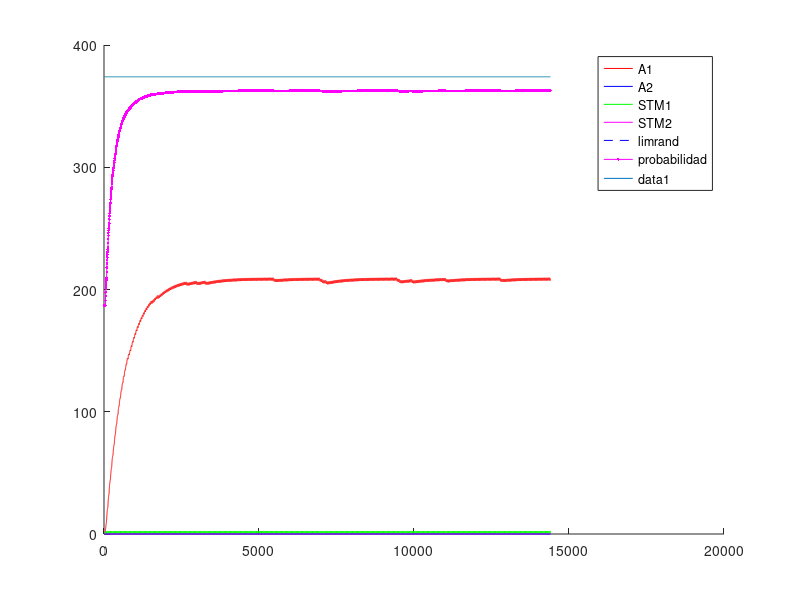

The MATLAB script that drew this image: (Note: a time limit stopped this script after it produced the figure.)
%% Experimento con Variable-Interval - VI - intervalo Variable
%% Existen multiples intancias de palanquelo (cada vez que realiza respuesta decide si realiza otra o no)
%% Luego que transcurre el intervalo, si el animal realiza una respuesta obtiene refuerzo.
%% Un trial dura 3600 segundos.
%% Una sesion 1 o 3 trial (seg´un la dinamica del animal)
%% 5 sesiones por Experimento. Cada sesion es un intervalo diferente.
%% 1 experimento
%% Tiempo para realizar un respuesta 1 segundo
%% 
%% La probabilidad de eleccion se ajusta al nivel de maxima frecuencia de palanqueo
%% 

close all
clc
clear

%% Matriz de pago 0 1 

%%% Se ajusto la apreciacion de las cantidades de refuerzo 
function rf = feel(pellets)
  rf=0;
  if (nargin~=0)
    rf=(12.8*(1-exp(-.25.* pellets.^(2))))+(12.8*(1-exp(-.5.* pellets)));
  else
    error ("Faltan parametros");
  endif
endfunction
%% 
%% 

%% INICIALIZATION
%%%%%% CONSTANTES DE SESIONES
Ntrial  =  1 ;   %% un trial de 3600 segundos
tTrial  =  3600; %% en segundos
tResp   =  1;    %% en segundos
tMuestreo = 0.25;%% en segundos
Nses    =  6 ;
Vi=[10,30,40,60,90,120]; %% valores medios de intervalos variables
Ntest   =  1;
limrand =  0.138;
saving  =  0.01 ;
%%%%%% CONSTANTES DE DECAIMIENTO
alpha = 1*tMuestreo;
beta  = 0.125*tMuestreo ;
gamma = 0.0067*tMuestreo;%0.025 ; 
delta = 1*tMuestreo;
%%%%%% INICIALIZACION
palanca = zeros(2,1);
Rf_1=0;
Rf_2=0;
A1=zeros(1,Ntest);
A2=zeros(1,Ntest);
stm_1=zeros(2,Ntest);
stm_2=zeros(2,Ntest);
d=1;

sesion = zeros(Nses,1);
trialXsesion = zeros(Nses,Ntrial);
terminal_sesion=zeros(Nses,1);
nb_resp = zeros(Nses,Ntest);
refuerzo = zeros(Nses,Ntest);
t_ref = zeros(Nses,1);
%contadorP1=0;
%contadorP2=0;
contadorI=0;
cum_resp = zeros(Nses,1);

%% CALCULO DE AROUSAL MAXIMO
%% Iteraciones de respuesta refuerzo para encotnrar el STM medio
Nconfig=5; %% Tasa de respuesta de configuracion
%plot([1:0.01:20],(12.8*(1-exp(-.25.* [1:0.01:20].^(2))))+(12.8*(1-exp(-.5.* [1:0.01:20]))),'.k')
R1 = floor(feel(1)); %tiempo de refuezo para R
l1 = Nconfig/tMuestreo; % duracion entre trials
suma = 0; %suma es un valor necesaria para calcular max1 y min1
suma = alpha*R1 %% Refuerzo cada N respuestas
iter=100; %% numero de iteraciones para que converja el stm
max1 = 0; %maximum de stm1
min1 = 0; %minimum de stm1
for i = 1:iter 
  suma = (1-beta)^(Nconfig/tMuestreo)*suma;%% Instantes que decae el stm
  min1=suma;
  suma += alpha*R1; %Refuerzo
  max1=suma;
end
comp=.88;
S1 = (((max1-min1)*(comp*l1))/2)+min1*comp*l1; %calcul de la superficie del triangulo mas la de el rectangulo
stm_1_medio = S1/(l1);
A1max = (delta/gamma)*stm_1_medio;

%% INICIO DE LAS ITERATIONS
for l = 1:Ntest  %% TESTES
  Num=0;
  for k = 1:Nses  %% SESIONES (cambia el N)
    i=1;
    %duracion = [1,tTrial*ones(1,Ntrial)];
    
    contador = 1;
    contadorI =1;
    %palanca(1)=randi(2);
    
    %% Agregar intervalo de refuerzos  %%
    intervalo=Vi(k);
    if k>1
      A1(Num+1,l)=saving*A1(Num,l);
      A2(Num+1,l)=saving*A2(Num,l);
      stm_1(Num+1,l)=0*stm_1(Num,l);
      stm_2(Num+1,l)=0*stm_2(Num,l); 
      %%% ELECCION DE LA PRIMERA PALANCA 
%      if A1(Num,1)>A2(Num,1)
%        palanca(2)=1;
%      else
%        palanca(2)=2;
%      end
    end       
    P1(i,k)=0.5;
    %P2(i,k)=0.5;
    for j=2:(Ntrial*tTrial/tMuestreo) %% Todos los trials juntos
      
      if contador == tResp/tMuestreo %duracion(i)
        contador = 1;
        i = i+1 ;
        J = j ;
        if (i==3605)
        aa=1;
        endif
        P1(i,k)=0.5*(1-exp(-(5*A1((j-1)+Num,l))/A1max))+0.5; %probabilidad en exponential
        
        a = rand ;
        %%% ELECCION DE LA PALANCA %%% Basicamente elige palanquear o no palanquear
        if (A1((j-1)+Num,l)<=limrand)&&(A2((j-1)+Num,l)<=limrand)
          palanca(i)=randi(2);
        elseif (A1((j-1)+Num,l)>=limrand)&&(A2((j-1)+Num,l)<=limrand)
          if a>=P1(i,k)
            palanca(i)=2;
          else
            palanca(i)=1;
          end
        elseif (A1((j-1)+Num,l)>A2((j-1)+Num,l))
          if a>=P1(i,k)
            palanca(i)=2;
          else
            palanca(i)=1;
          end
        end
        

        %%% REFUERZO %%%
        if (contadorI >= intervalo/tMuestreo)
          if (palanca(i)==1)
            Rfz=floor(feel(1));
            Rf_1 = Rfz;
            Rf_2 = 0;
            contadorI =1;
            dispe =.5; %% dispercion del 50% del valor de la intervalo
            %intervalo = Vi(k)*(1 + dispe*(1-2*rand));
            refuerzo(k,l)++;
            t_ref(k,i)=1;
          else
          %contador++;
          contadorI++;
          Rf_1=0;
          Rf_2=0;
          endif
        else
        %contador++;
        contadorI++;
        Rf_1=0;
        Rf_2=0;
        endif
      else
        contador++;
        contadorI++;
        Rf_1=0;
        Rf_2=0;
      end
      stm_1(j+Num,l)=(1-beta)*stm_1((j-1)+Num,l)+alpha*Rf_1;
      stm_2(j+Num,l)=(1-beta)*stm_2((j-1)+Num,l)+alpha*Rf_2;
      A1(j+Num,l)=(1-gamma)*A1((j-1)+Num,l)+delta*stm_1(j+Num,l);
      A2(j+Num,l)=(1-gamma)*A2((j-1)+Num,l)+delta*stm_2(j+Num,l);
    end
    
    
    %%% CONTADOR DE A QUE J SE CAMBIA LA SESION
    %sesion(k-1,l)=j;
    sesion(k,l)=j+Num;
    %%% DEFINICION DE NUM
%    compteur = 0 ;
%    for i=1:length(A1(:,l))
%      if A1(i,l)~=0
%        compteur = compteur +1;
%      end
%    end
%    Num=compteur;
    Num = j+Num;
    Sizemat = length(A1);
    
    if palanca(1)==1
      nb_resp(k,l)=1;
      cum_resp(k,1)=1;
    end
    for j = 2:length(palanca)
      if palanca(j)==1
        %nb_coop(k-1,l)= nb_coop(k-1,l)+1;
        nb_resp(k,l)++;
        cum_resp(k,j)=cum_resp(k,j-1)+1;
      else
        cum_resp(k,j)=cum_resp(k,j-1);
      end
    end
  end
end


%%% PRUEBAS 
%%% ENCONTRA LA LONGITUD REAL DEL EXPERIMENTACION
nonnul = zeros(Ntest,1);
for k=1:Ntest
  for i=1:length(A1)
    if A1(i,k) ~= 0
      nonnul(k)=nonnul(k)+1;
    end
  end
end

%%% PRUEBA I _ PESO DE LA EXPERIMENTACION EN LA MEMORIA
porcent = 0;
for i = 1:Ntest
  if sum(A1(:,i)) > 10 * sum(A2(:,i))
    porcent = porcent +1;
  end
end

%%% PRUEBA II _ SI LA EXCITATION ALCANZA A SU MAXIMUM
maxima = zeros(Ntest,1);
for k = 1:Ntest
  if floor(max(A1(:,k))) == floor(max(max(A1))) 
    maxima(k) = maxima(k) +1;
  end
end

%%% PRUEBA III _ EN QUE SESION LA PALANCA GANA DE VERDAD
%ird = zeros(Ntest,1);
%for k = 1:Ntest
%  i=1;
%  while 1
%    if A1(nonnul(k)-i,k) < limrand
%      ird(k) = nonnul(k)-i+1;
%      break;
%    else
%      i=i+1;
%    end
%  end
%end
%
%%%% PRUEBA IV _ CONVIERTE J EN NUMERO DE SESION
%for k = 1:Ntest
%  i=1;
%  while 1
%    if ird(k) <= sum(sesion(1:i)+50)
%      ird(k)=i;
%      break;
%    else
%      i=i+1;
%    end
%  end
%end

%%% PRUEBA V _ PORCENTAJE DE COOPERACION POR SESION / EXPERIMENTO


%porcentaje_coop_sesion=zeros(Nses,Ntest);
%porcentaje_coop_experimento=zeros(Ntest,1);
%for k = 1:Ntest
%  porcentaje_coop_experimento(k)=sum(nb_coop(:,k))/(Ntrial*Nses)*100;
%end

%for i=1:Ntest
%  terminal_sesion(1,i)=sesion(1,i);
%  for j=2:Nses
%    terminal_sesion(j,i)=sesion(j,i)+terminal_sesion(j-1,i);
%  end
%end

%%% DEMOSTRACION 


%promedio_sesion=sum(ird)/Ntest
%porcent_10xsuperior_al_otra=porcent/Ntest * 100;
%cuanto_alcanzan_al_maxima=sum(maxima)/Ntest * 100;
%porcentaje_coop_experimento;
%porcentaje_coop_sesion=floor(nb_coop/Ntrial*100);

resp_por_segundos=nb_resp/length(palanca); %numero de respuestas dividido por el numero de respestas maximal posible


for i=1:Ntest
  for j=1:Nses
    figure
    hold on
    %plot(sesion(j,i)*ones(1,max(max(A1(:,i)))),(1:max(max(A1(:,i)))),'--k');
    %h=plot((sesion(j,i).*tMuestreo)*ones(1,max(max(A1(:,i)))),(1:max(max(A1(:,i)))),'--k');
    %set(h, "linewidth", 2);
    if j==1
      plot(1:Ntrial*tTrial/tMuestreo,A1(1:sesion(j,i),i),'r',1:Ntrial*tTrial/tMuestreo,A2(1:sesion(j,i),i),'b',1:Ntrial*tTrial/tMuestreo,stm_1(1:sesion(j,i),i),'g',1:Ntrial*tTrial/tMuestreo,stm_2(1:sesion(j,i),i),'m',1:Ntrial*tTrial/tMuestreo,limrand*ones(1,Ntrial*tTrial/tMuestreo),'--b');
      plot((1:(Ntrial*tTrial))/tMuestreo,P1(:,j)'*A1max,'.-m');
      legend("A1","A2","STM1","STM2","limrand","probabilidad");
    else
      plot(1:Ntrial*tTrial/tMuestreo,A1(sesion(j-1,i)+1:sesion(j,i),i),'r',1:Ntrial*tTrial/tMuestreo,A2(sesion(j-1,i)+1:sesion(j,i),i),'b',1:Ntrial*tTrial/tMuestreo,stm_1(sesion(j-1,i)+1:sesion(j,i),i),'g',1:Ntrial*tTrial/tMuestreo,stm_2(sesion(j-1,i)+1:sesion(j,i),i),'m',1:Ntrial*tTrial/tMuestreo,limrand*ones(1,Ntrial*tTrial/tMuestreo),'--b');
      plot((1:(Ntrial*tTrial))/tMuestreo,P1(:,j)'*A1max,'.-m');
      legend("A1","A2","STM1","STM2","limrand","probabilidad");
    endif
    plot(1:Ntrial*tTrial/tMuestreo,A1max*ones(1,Ntrial*tTrial/tMuestreo));
    hold off
  endfor
endfor


%% Maximos exitos por tasa= 10-360 - 30-120 - 40-65 - 60-60 

color = 'rgbmkmrgbk';
figure
hold on
for i=1:Ntest
  plot(Vi,resp_por_segundos(:,i),'Color',color(i));
  title('Respuestas por segundos');
  xlabel('Intervalos');
  ylabel('Respuestas/segundos');
  for j=1:Nses
    plot(Vi(j)*ones(1,floor(resp_por_segundos(j,i)*100)+1),(0:floor(resp_por_segundos(j,i)*100))/100,'k');
  end
end
hold off

figure
hold on
for i=1:Ntest
  plot(refuerzo(:,i),resp_por_segundos(:,i),'Color',color(i));
  title('Respuestas y refuerzo');
  xlabel('Refuezo/horas');
  ylabel('Respuestas/segundos');
  for j=1:Nses
    plot(refuerzo(j)*ones(1,floor(resp_por_segundos(j,i)*100)+1),(0:floor(resp_por_segundos(j,i)*100))/100,'k');
    a = strcat('Num= ',num2str(Vi(j)));
    if j==3
      text(refuerzo(j),-.085,a);
    elseif j==4
      text(refuerzo(j),-.1,a);
    elseif j==5
      text(refuerzo(j),-.03,a);
    else
      text(refuerzo(j),-.06,a);
    end
  end
end
hold off



figure
hold on
for i=1:Nses
  plot(1:Ntrial*tTrial,cum_resp(i,:),'Color',color(i));
  a=find(t_ref(i,:)==1);
  aFI.(num2str(i))=a;
  plot(a,cum_resp(i,a),'k+');
  title('Cumulative records');
  xlabel('Time');
  ylabel('Cumulative responses');
end
hold off

resp_por_segundosFI = resp_por_segundos;
refuerzoFI = refuerzo;
cum_respFI = cum_resp;

save FI resp_por_segundosFI refuerzoFI cum_respFI; 
save ("-mat-binary", "aFI", "aFI");
